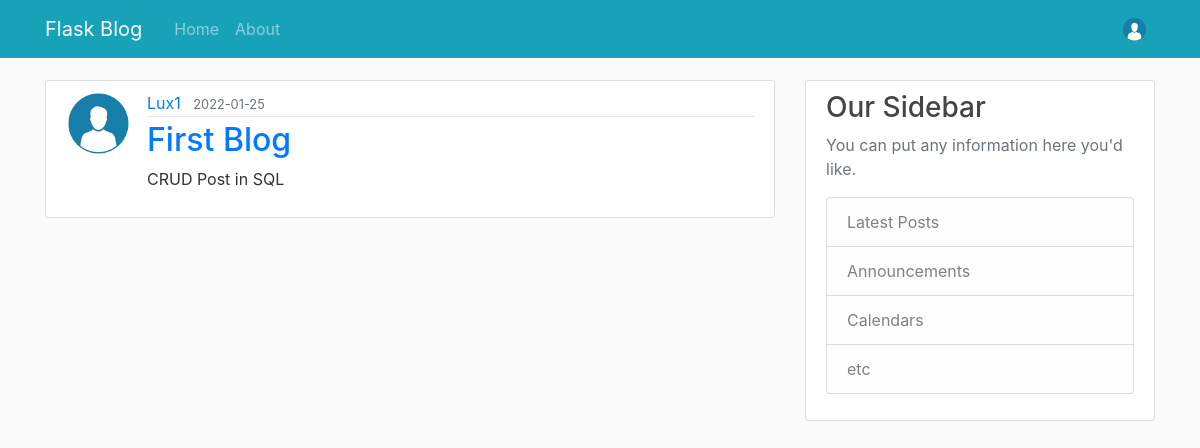
Page /home (signed in) on the earlier database version.
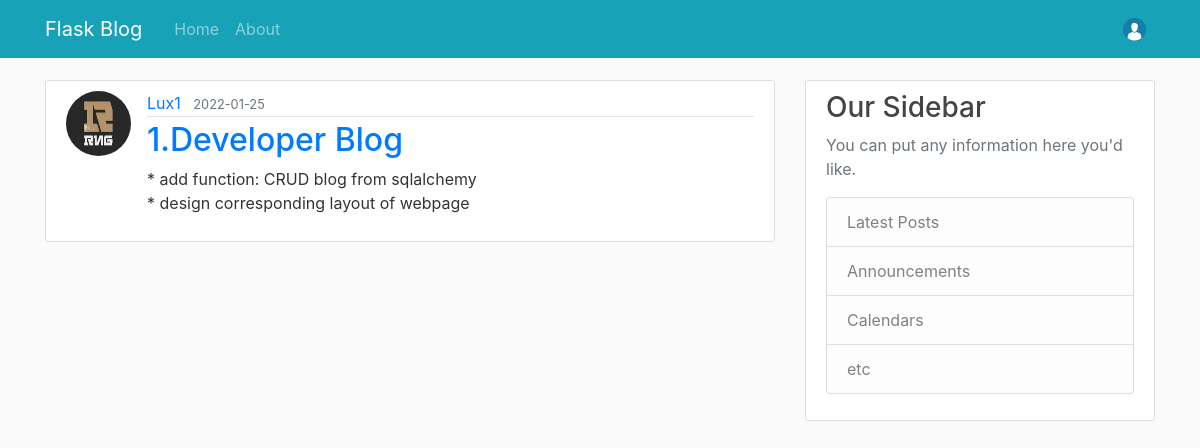
Same page on the later database version.
### flaskblog/models.py (models this page shows, shortened)
class Post(db.Model):
    id = db.Column(db.Integer, primary_key=True)
    title = db.Column(db.String(100), nullable=False)
    date_posted = db.Column(db.DateTime, nullable=False, default=datetime.utcnow)
    content = db.Column(db.Text, nullable=False)
    user_id = db.Column(db.Integer, db.ForeignKey('user.id'), nullable=False)

class User(db.Model, UserMixin):
    id = db.Column(db.Integer, primary_key=True)
    username = db.Column(db.String(20), unique=True, nullable=False)
    email = db.Column(db.String(120), unique=True, nullable=False)
    image_file = db.Column(db.String(20), nullable=False, default='default.png')
    password = db.Column(db.String(60), nullable=False)
    posts = db.relationship('Post', backref='author', lazy=True)

### flaskblog/routes.py (the view)
@app.route('/')
@app.route('/home')
def home():
    posts = Post.query.all()
    return render_template('home.html', posts=posts, title="home")

### flaskblog/models.py (called while the page is built)
@login_manager.user_loader
def load_user(user_id):
    return User.query.get(int(user_id))

### flaskblog/templates/home.html
{% extends "template.html" %}
{% block content %}
    {% for post in posts %}
        <article class="media content-section">
            {% if post.author.image_file != 'default.png' %}
                <img class="rounded-circle article-img" src="{{url_for('static', filename='profile_img/' + post.author.id|string + '/' + post.author.image_file)}}">
            {% else %}
                <img class="rounded-circle article-img" src="{{'static\\profile_img\\default.png'}}">
            {% endif %}
            <div class="media-body">
                <div class="article-metadata">
                    <a class="mr-2" href="#">{{post.author.username}}</a>
                    <small class="text-muted">{{post.date_posted.strftime('%Y-%m-%d')}}</small>
                </div>
                <h2 class="article-title" ><a href='{{url_for('post', post_id=post.id)}}'>{{post.title}}</a></h2>
                <p class="article-content">{{post.content}}</p>
            </div>
        </article>
    {% endfor %}
{% endblock content %}

### flaskblog/templates/template.html (shortened to what this page needs)
<!DOCTYPE html>
<html>
    <head>
        <link rel="stylesheet" href="https://maxcdn.bootstrapcdn.com/bootstrap/4.0.0/css/bootstrap.min.css">
        <link rel="stylesheet" type="text/css" href="{{ url_for('static', filename='main.css') }}">
    </head>
    <body>
            <nav class="navbar navbar-expand-md navbar-dark bg-info fixed-top">
              <div class="container">
                <a class="navbar-brand mr-4" href="/">Flask Blog</a>
                <div class="collapse navbar-collapse" id="navbarToggle">
                  <div class="navbar-nav mr-auto">
                    <a class="nav-item nav-link" href="{{url_for('home')}}">Home</a>
                    <a class="nav-item nav-link" href="{{url_for('about')}}">About</a>
                  </div>
                  <div class="navbar-nav">
                    {% if current_user.is_authenticated %}
                      <li class="nav-item dropdown nav-user">
                        <a class="nav-link nav-user-img" href="#" data-toggle="dropdown" aria-haspopup="true" aria-expanded="false" id="Userdropdownmenu">
                          <img class="rounded-circle" src="/static/profile_img/default.png" height="25" alt="Avatar">
                        </a>
                      </li>
                    {% else %}
                      <a class="nav-item nav-link" href="{{url_for('login')}}">Login</a>
                      <a class="nav-item nav-link" href="{{url_for('register')}}">Register</a>
                    {% endif %}
                  </div>
                </div>
              </div>
            </nav>
        <main role="main" class="container">
            <div class="row">
                <div class="col-md-8">
                    {% block content %}{% endblock %}
                </div>
                <div class="col-md-4">
                  <div class="content-section">
                    <h3>Our Sidebar</h3>
                    <p class='text-muted'>You can put any information here you'd like.
                      <ul class="list-group">
                        <li class="list-group-item list-group-item-light">Latest Posts</li>
                        <li class="list-group-item list-group-item-light">Announcements</li>
                        <li class="list-group-item list-group-item-light">Calendars</li>
                        <li class="list-group-item list-group-item-light">etc</li>
                      </ul>
                    </p>
                  </div>
                </div>
            </div>
        </main>
    </body>
</html>

### flaskblog/static/main.css (style rules this page uses)
body { background: #fafafa; color: #333333; margin-top: 5rem; }
h1, h2, h3, h4, h5, h6 { color: #444444; }
.content-section { background: #ffffff; padding: 10px 20px; border: 1px solid #dddddd; border-radius: 3px; margin-bottom: 20px; }
.article-title { color: #444444; }
.article-content { white-space: pre-line; }
.article-img { height: 65px; width: 65px; margin-right: 16px; }
.article-metadata { padding-bottom: 1px; margin-bottom: 4px; border-bottom: 1px solid #e3e3e3 }

Differences in the rows shown:
changed Post "Lux1": image_file: picture added; title "First Blog" → "1.Developer Blog"; content "CRUD Post in SQL" → "* add function: CRUD blog from sqlalchemy * design corresponding layout of webpage"; image_file: picture removed
